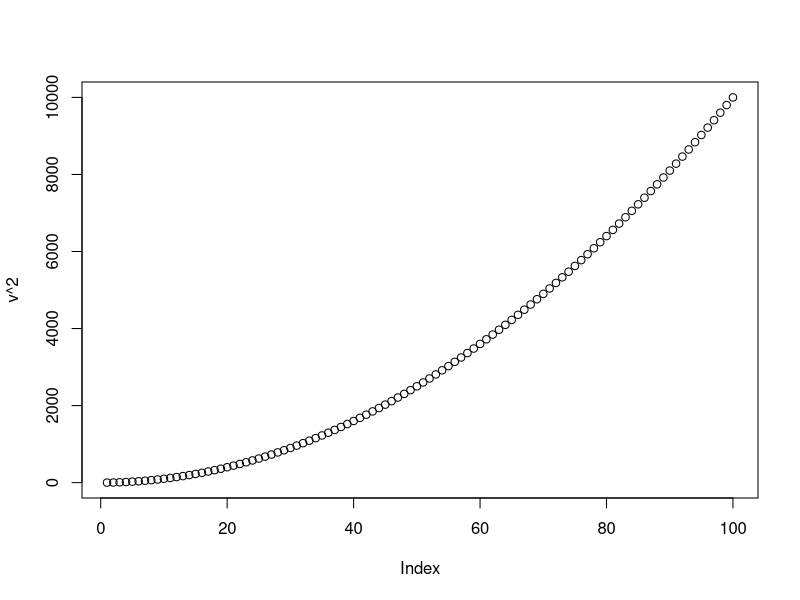

Generate this figure with R:
####################################################################################################
#######                                     Daniel Rivas                                     #######
####################################################################################################

# Creating objects

# create an object
# give it a name followed by the assignment operator
# followed by the value
# assignment operator `<-`
x <- 3

# value of `x` is 3
# also read as 3 goes into `x`

# can also use `=` but not recommended
# shortcut: “Alt + -” on PC, “Option + -” on Mac
x = 3

####################################################################################################

# object names

# can be given any name
# should be explicit, but not too long
this_is_my_favorite_variable <- 0
my_tiny_little_variable <- 0.1

# cannot start with a number
# R is case sensitive
y <- 10
Y <- 20

print(paste0('the value of y is '), y)
print(paste0('and the value of Y is '), Y)

# try to avoid function names as object names
# avoid dots “.” in object names
# be consistent in code styling—style guides available online
# objects are known as variables in many other programming languages

####################################################################################################

# once you have assigned a variable
# you can use as you please
# for example, you can perform basic operations
print(paste0('the values of x is ', x))
print(paste0('and the values of y is ', y))

print(paste0('therefore, the addition is ', x + y))
print(paste0('therefore, the product is ', x * y))

####################################################################################################

# you can do the same to complex data structures
# for example, a vector or a unidimensional array
v <- 1:100

print(paste0('this is a vector:\n', v))
print(paste0('this is a vector minus a variable:\n', v - x))

####################################################################################################

# R is function-oriented
# compute the length of the vector
length(v)

# comes with many mathematical functions
# sample mean
mean(v)

# natural log
log(x)

####################################################################################################

# R makes building graphics easy!
plot(v ^ 2)

####################################################################################################
#######                                         END                                          #######
####################################################################################################
